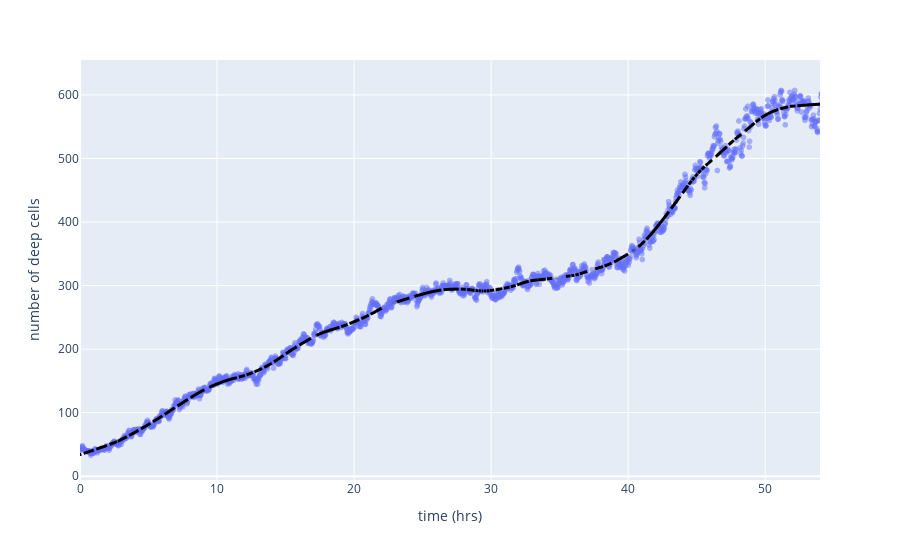

Write notebook code for a chart like this one.
### Markdown cell above
### Number of deep cells over time (in 1 half of embryo)

### Code cell
t_res = 123.11

figure_dir = os.path.join(project_sub_path, "figures", "")
os.makedirs(figure_dir, exist_ok=True)

cell_count_df = deep_tracks_df.loc[:, ["t", "track_id"]].groupby("t").count().reset_index(drop=True).rename(columns={"track_id":"n_cells"})
cell_count_df["time (hrs)"] = np.asarray(cell_count_df.index) * t_res / 60 / 60
# cell_count_df.head()
# n_cell_vec = np.sum(face_df.loc[:, f_cols].to_numpy(), axis=1)

fig = px.scatter(cell_count_df, x="time (hrs)", y="n_cells", labels={"n_cells":"number of deep cells"}, opacity=0.5,
                trendline="lowess", trendline_options=dict(frac=0.1))#"ewm", trendline_options=dict(halflife=25), opacity=0.5)

# Update the trendline appearance
fig.update_traces(
    selector=dict(mode="lines"),  # Select the trendline trace (line mode)
    line=dict(color="black", width=3, dash="dash")  # Change color, thickness, and style
)

trendline_trace = fig.data[1]
n_trend = trendline_trace.y

fig.update_layout(xaxis=dict(range=[0,54]))
fig.show()
fig.write_image(figure_dir + "n_cells_vs_time.png", scale=2)

### Figure 1 — Plotly figure (JSON) as saved in the notebook; plotly's stock layout.template omitted (floating-point values rounded to 4 significant figures; data arrays with more than 128 entries replaced by an {"elided": "..."} marker saying what was removed)
{"data": [{"hovertemplate": "time (hrs)=%{x}<br>number of deep cells=%{y}<extra></extra>", "legendgroup": "", "marker": {"color": "#636efa", "opacity": 0.5, "symbol": "circle"}, "mode": "markers", "name": "", "showlegend": false, "type": "scattergl", "x": {"elided": "1600 float values"}, "xaxis": "x", "y": {"elided": "1600 int values"}, "yaxis": "y"}, {"hovertemplate": "<b>LOWESS trendline</b><br><br>time (hrs)=%{x}<br>number of deep cells=%{y} <b>(trend)</b><extra></extra>", "legendgroup": "", "line": {"color": "black", "dash": "dash", "width": 3}, "marker": {"color": "#636efa", "symbol": "circle"}, "mode": "lines", "name": "", "showlegend": false, "type": "scattergl", "x": {"elided": "1600 float values"}, "xaxis": "x", "y": {"elided": "1600 float values"}, "yaxis": "y"}], "layout": {"legend": {"tracegroupgap": 0}, "margin": {"t": 60}, "xaxis": {"anchor": "y", "domain": [0, 1], "range": [0, 54], "title": {"text": "time (hrs)"}}, "yaxis": {"anchor": "x", "domain": [0, 1], "title": {"text": "number of deep cells"}}}}
